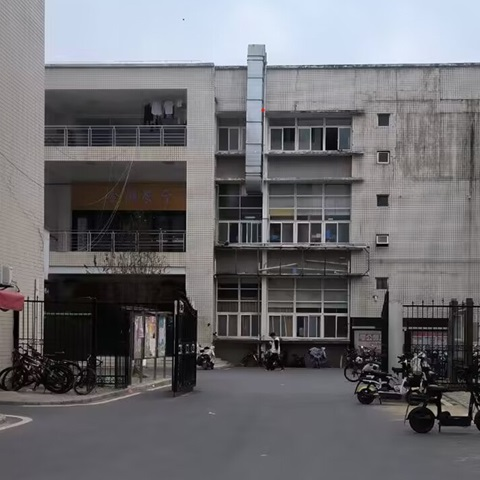
#> input picture DIP/images/school.jpg, 480 x 480 px, found by its file name
$ python HOG.py
#> lines starting #> are read from the running program, lines starting #| are printed output that depends on the picture
import matplotlib.pyplot as plt
from skimage.feature import hog
from skimage import data, exposure, io
import numpy as np

# 1. 加载自定义图像 "school.jpg"
image = io.imread('school.jpg')  # 这里替换成你的图像路径
#> image is the input picture: shape (480, 480, 3); mean R, G, B 107.5, 106.8, 110.5

# 2. 计算图像的 HOG 特征
fd, hog_image = hog(
    image,                # 输入图像
    orientations=8,       # 梯度方向数（即每个单元格中分为多少个梯度方向）
    pixels_per_cell=(16, 16),  # 每个单元格的像素大小
    cells_per_block=(1, 1),   # 每个块的单元格数
    visualize=True,       # 是否可视化 HOG 特征图
    channel_axis=-1,      # 使用图像的所有通道（适用于 RGB 彩色图像）
)
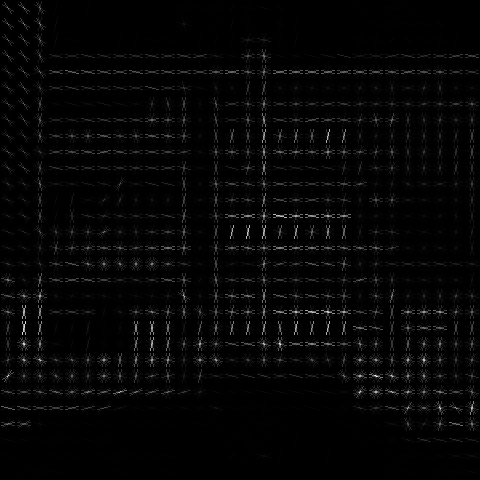
#> hog_image: shape (480, 480) float64; min 0, max 40.16, mean 0.9; drawn with min black and max white
#> fd = 7200 values, max 0.975 at index 36, min 0 at index 1, mean 0.303

# 3. 创建两个子图：一个显示原始图像，另一个显示 HOG 特征图
fig, (ax1, ax2) = plt.subplots(1, 2, figsize=(8, 4), sharex=True, sharey=True)

# 4. 显示原始图像
ax1.axis('off')  # 不显示坐标轴
ax1.imshow(image)  # 显示图像（RGB模式）
ax1.set_title('Input image')  # 设置标题

# 5. 对 HOG 特征图进行重缩放，使其显示效果更好
hog_image_rescaled = exposure.rescale_intensity(hog_image, in_range=(0, 10))
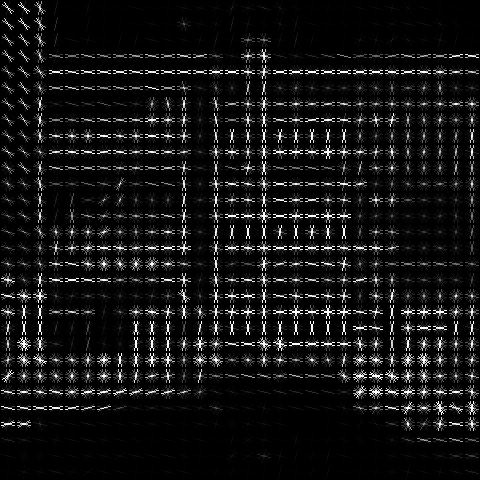
#> hog_image_rescaled: shape (480, 480) float64; min 0, max 1, mean 0.0785

# 6. 显示 HOG 特征图
ax2.axis('off')  # 不显示坐标轴
ax2.imshow(hog_image_rescaled, cmap=plt.cm.gray)  # 显示 HOG 特征图（灰度模式）
ax2.set_title('Histogram of Oriented Gradients')  # 设置标题

# 7. 绘制 HOG 特征的直方图
plt.figure(figsize=(6, 4))
plt.hist(fd, bins=50, color='gray')  # fd 是 HOG 特征的直方图数据
plt.title('Histogram of HOG Features')
plt.xlabel('Orientation bin')
plt.ylabel('Frequency')
plt.show()
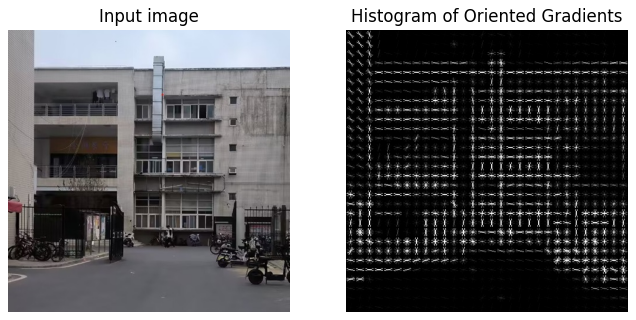
#> figure drawn by matplotlib, 2 panels
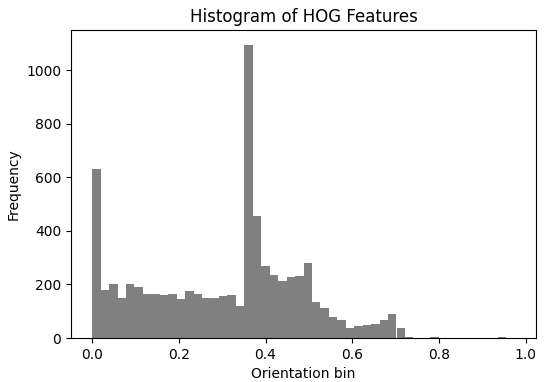
#> figure drawn by matplotlib, 1 panel; tallest bar 1095 high, from x = 0.351 to 0.371
